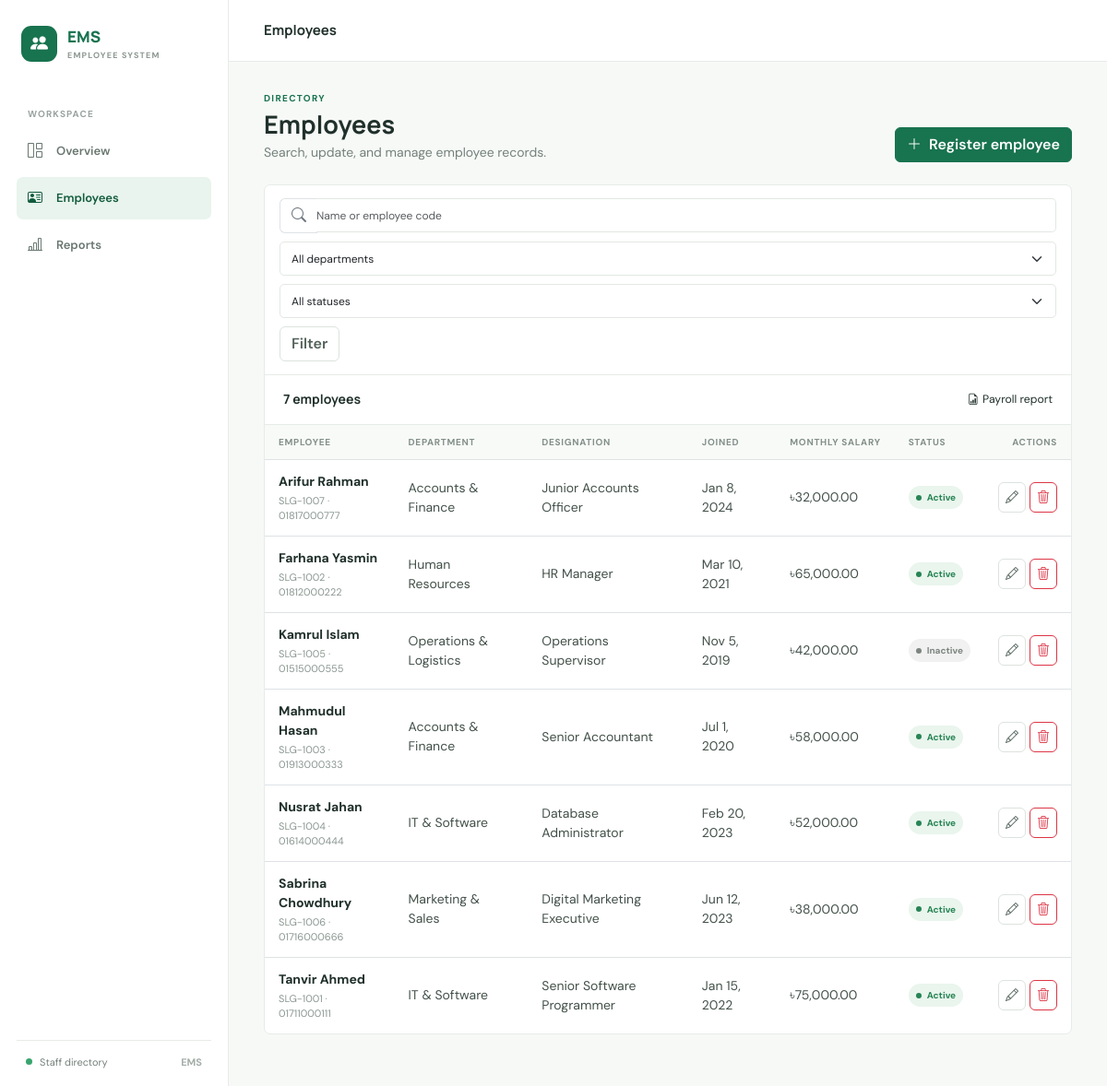
Page /employees.php on the committed database.
### tables this page shows
CREATE TABLE IF NOT EXISTS `employees` (
    `id` INT AUTO_INCREMENT PRIMARY KEY,
    `employee_code` VARCHAR(50) NOT NULL UNIQUE,
    `employee_name` VARCHAR(100) NOT NULL,
    `department` VARCHAR(100) NOT NULL,
    `designation` VARCHAR(100) NOT NULL,
    `joining_date` DATE NOT NULL,
    `mobile_number` VARCHAR(20) NOT NULL,
    `salary` DECIMAL(10, 2) NOT NULL,
    `status` ENUM('Active', 'Inactive') NOT NULL DEFAULT 'Active',
    `created_at` TIMESTAMP DEFAULT CURRENT_TIMESTAMP,
    `updated_at` TIMESTAMP DEFAULT CURRENT_TIMESTAMP ON UPDATE CURRENT_TIMESTAMP
);

### config/database.php (called while the page is built, shortened)
<?php
function e(mixed $value): string
{
	return htmlspecialchars((string) $value, ENT_QUOTES, 'UTF-8');
}

### employees.php (the view, shortened to what this page needs)
<?php
require_once __DIR__ . '/config/database.php';
$search = trim((string) ($_GET['q'] ?? ''));
$params = [];
$sql = 'SELECT id, employee_code, employee_name, department, designation, joining_date, mobile_number, salary, status FROM employees';
$sql .= ' ORDER BY employee_name';
$statement = $pdo->prepare($sql);
$statement->execute($params);
$employees = $statement->fetchAll();
require __DIR__ . '/includes/header.php';
?>
<section class="page-heading">
	<div><div class="eyebrow">DIRECTORY</div><h1>Employees</h1><div class="page-subtitle">Search, update, and manage employee records.</div></div>
	<a class="btn btn-primary" href="employee_add.php"><i class="bi bi-plus-lg me-1"></i> Register employee</a>
</section>
<section class="panel">
	<form class="filter-bar" method="get" action="employees.php">
		<div class="input-group filter-search"><span class="input-group-text bg-white border-end-0"><i class="bi bi-search text-secondary"></i></span><input class="form-control border-start-0 ps-0" type="search" name="q" value="<?= e($search) ?>" placeholder="Name or employee code" aria-label="Search by name or employee code"></div>
		<select class="form-select" name="department" aria-label="Filter by department"><option value="">All departments</option></select>
		<select class="form-select" name="status" aria-label="Filter by status"><option value="">All statuses</option></select>
		<button class="btn btn-outline-secondary" type="submit">Filter</button>
	</form>
	<div class="panel-heading"><h2><?= number_format(count($employees)) ?> employee<?= count($employees) === 1 ? '' : 's' ?></h2><a class="small text-decoration-none" href="report.php"><i class="bi bi-file-earmark-bar-graph me-1"></i>Payroll report</a></div>
	<?php if ($employees): ?>
		<div class="table-responsive"><table class="table align-middle"><thead><tr><th>Employee</th><th>Department</th><th>Designation</th><th>Joined</th><th>Monthly salary</th><th>Status</th><th class="text-end">Actions</th></tr></thead><tbody>
		<?php foreach ($employees as $employee): ?>
			<tr>
				<td><div class="employee-name"><?= e($employee['employee_name']) ?></div><div class="employee-meta"><?= e($employee['employee_code']) ?> · <?= e($employee['mobile_number']) ?></div></td>
				<td><?= e($employee['department']) ?></td><td><?= e($employee['designation']) ?></td><td><?= e(date('M j, Y', strtotime($employee['joining_date']))) ?></td><td>৳<?= number_format((float) $employee['salary'], 2) ?></td>
				<td><span class="status-pill status-<?= strtolower(e($employee['status'])) ?>"><?= e($employee['status']) ?></span></td>
				<td class="text-end"><span class="action-group">
					<a class="btn btn-sm btn-outline-secondary" href="employee_edit.php?id=<?= (int) $employee['id'] ?>" aria-label="Edit <?= e($employee['employee_name']) ?>" title="Edit"><i class="bi bi-pencil"></i></a>
					<form method="post" action="employee_delete.php" onsubmit="return confirm('Permanently delete <?= e(addslashes($employee['employee_name'])) ?>? This cannot be undone and removes the record from reports.');"><button class="btn btn-sm btn-outline-danger" type="submit" aria-label="Delete <?= e($employee['employee_name']) ?>" title="Delete permanently"><i class="bi bi-trash3"></i></button></form>
				</span></td>
			</tr>
		<?php endforeach; ?>
		</tbody></table></div>
	<?php else: ?>
		<div class="empty-state">No employees match these filters. <a href="employee_add.php">Register an employee</a> or clear the search.</div>
	<?php endif; ?>
</section>
<?php require __DIR__ . '/includes/footer.php'; ?>

### assets/css/app.css (style rules this page uses)
:root { --ink: #20302b; --muted: #74817b; --line: #e7ece8; --paper: #f7f9f7; --green: #18734f; --green-dark: #125b3e; --mint: #e8f4ed; --amber: #e7a53c; }
* { box-sizing: border-box; }
body { margin: 0; background: var(--paper); color: var(--ink); font-family: 'DM Sans', sans-serif; font-size: 14px; }
a { color: inherit; }
.eyebrow { color: var(--green); font-size: 10px; font-weight: 700; letter-spacing: 1.3px; text-transform: uppercase; }
h1, h2, h3, h4 { font-family: 'Manrope', sans-serif; font-weight: 700; letter-spacing: 0; }
h1 { margin: 5px 0 4px; font-size: 27px; }
.page-subtitle { color: var(--muted); }
.page-heading { display: flex; align-items: flex-end; justify-content: space-between; gap: 16px; margin-bottom: 24px; }
.btn { border-radius: 6px; font-weight: 600; }
.btn-primary { border-color: var(--green); background: var(--green); }
.btn-outline-secondary { border-color: #dce3de; color: #53625a; }
.metric-card, .panel, .form-panel { border: 1px solid var(--line); border-radius: 7px; background: #fff; }
.panel { overflow: hidden; }
.panel-heading { display: flex; align-items: center; justify-content: space-between; gap: 12px; padding: 17px 20px; border-bottom: 1px solid var(--line); }
.panel-heading h2 { margin: 0; font-size: 14px; }
.table { margin: 0; --bs-table-bg: transparent; }
.table thead th { padding: 11px 15px; background: #f8faf8; color: #839089; font-size: 10px; font-weight: 700; letter-spacing: .7px; text-transform: uppercase; white-space: nowrap; }
.table tbody td { padding: 13px 15px; color: #435149; vertical-align: middle; }
.table tbody tr:last-child td { border-bottom: 0; }
.employee-name { color: var(--ink); font-weight: 700; }
.employee-meta { margin-top: 2px; color: #8a9690; font-size: 11px; }
.status-pill { display: inline-flex; align-items: center; gap: 6px; padding: 5px 8px; border-radius: 20px; font-size: 10px; font-weight: 700; }
.status-pill::before { width: 6px; height: 6px; border-radius: 50%; background: currentColor; content: ''; }
.status-active { background: #e9f5ed; color: #278454; }
.status-inactive { background: #f0f1f0; color: #7d8580; }
.filter-bar { display: flex; align-items: center; gap: 9px; flex-wrap: wrap; padding: 14px 16px; border-bottom: 1px solid var(--line); }
.filter-bar .form-control, .filter-bar .form-select { min-width: 150px; height: 37px; border-color: #e2e8e3; font-size: 12px; }
.filter-search { flex: 1 1 240px; }
.form-control, .form-select { border-color: #dfe6e1; border-radius: 5px; font-size: 13px; }
.action-group { display: inline-flex; align-items: center; gap: 4px; }
.action-group .btn { padding: 5px 7px; }

### rows in the picture
employees: employee_name "Arifur Rahman", employee_code "SLG-1007", mobile_number "01817000777", department "Accounts & Finance", designation "Junior Accounts Officer", joining_date "Jan 8, 2024", salary "32,000.00", status "Active"
employees: employee_name "Farhana Yasmin", employee_code "SLG-1002", mobile_number "01812000222", department "Human Resources", designation "HR Manager", joining_date "Mar 10, 2021", salary "65,000.00", status "Active"
employees: employee_name "Kamrul Islam", employee_code "SLG-1005", mobile_number "01515000555", department "Operations & Logistics", designation "Operations Supervisor", joining_date "Nov 5, 2019", salary "42,000.00", status "Inactive"
employees: employee_name "Mahmudul Hasan", employee_code "SLG-1003", mobile_number "01913000333", department "Accounts & Finance", designation "Senior Accountant", joining_date "Jul 1, 2020", salary "58,000.00", status "Active"
employees: employee_name "Nusrat Jahan", employee_code "SLG-1004", mobile_number "01614000444", department "IT & Software", designation "Database Administrator", joining_date "Feb 20, 2023", salary "52,000.00", status "Active"
employees: employee_name "Sabrina Chowdhury", employee_code "SLG-1006", mobile_number "01716000666", department "Marketing & Sales", designation "Digital Marketing Executive", joining_date "Jun 12, 2023", salary "38,000.00", status "Active"
employees: employee_name "Tanvir Ahmed", employee_code "SLG-1001", mobile_number "01711000111", department "IT & Software", designation "Senior Software Programmer", joining_date "Jan 15, 2022", salary "75,000.00", status "Active"

### other values in the picture
$pageTitle "Employees"
count($employees) "7"
